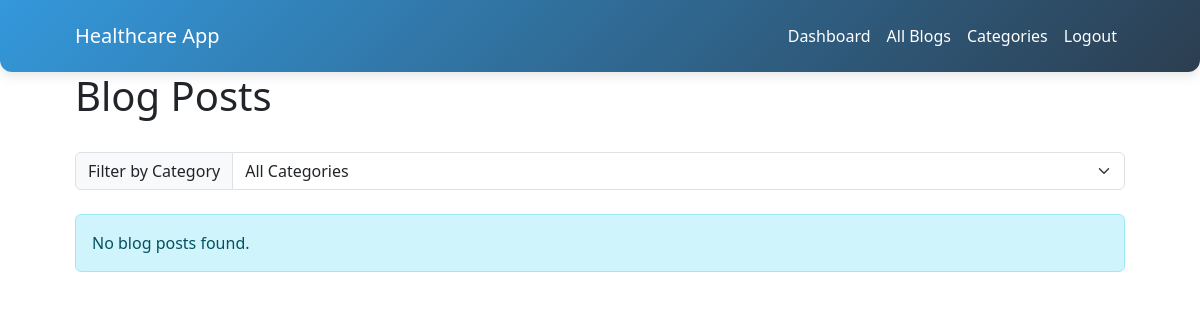
/blog/list/ (signed in), run on an earlier commit of the app's database.
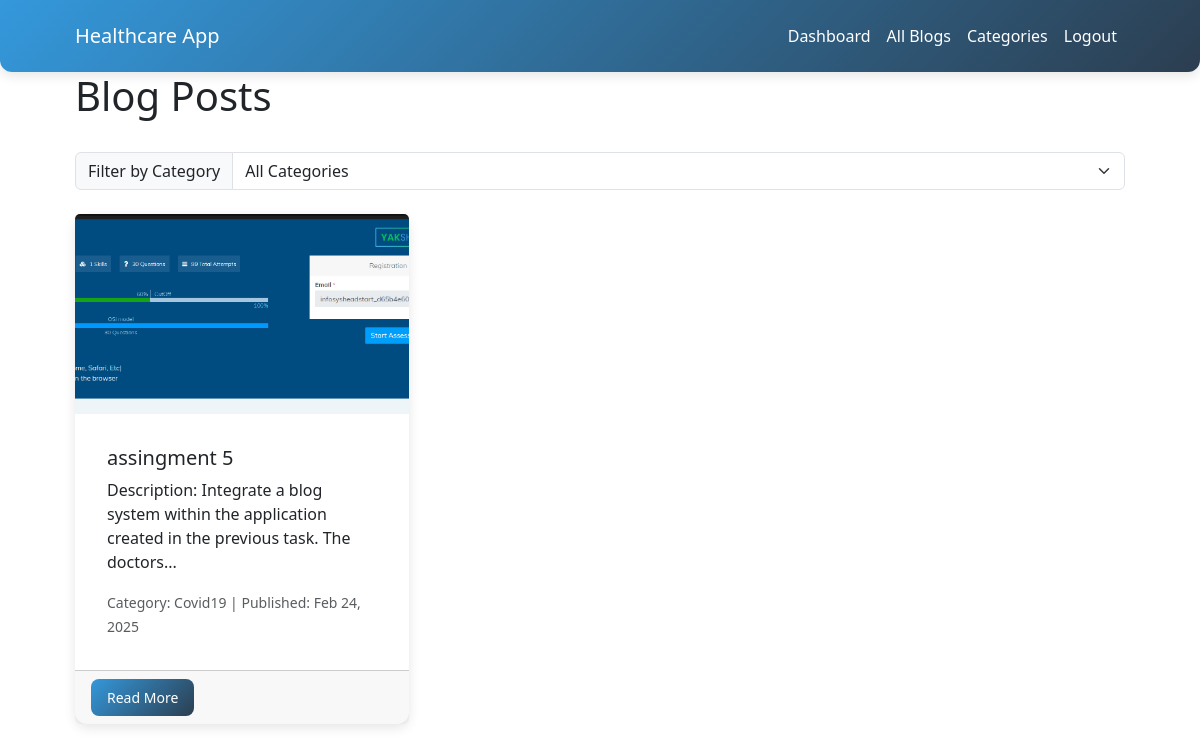
And on a later commit of the database.
### blog/models.py (models this page shows, shortened)
class BlogPost(models.Model):
    title = models.CharField(max_length=200)
    image = models.ImageField(upload_to='blog_images/')
    category = models.ForeignKey(Category, on_delete=models.CASCADE)
    summary = models.TextField()
    content = models.TextField()
    author = models.ForeignKey(CustomUser, on_delete=models.CASCADE)
    created_at = models.DateTimeField(auto_now_add=True)
    updated_at = models.DateTimeField(auto_now=True)
    is_draft = models.BooleanField(default=False)
    def truncated_summary(self):
        words = self.summary.split()
        if len(words) <= 15:
            return self.summary
        return ' '.join(words[:15]) + '...'

class Category(models.Model):
    name = models.CharField(max_length=100)
    class Meta:
        verbose_name_plural = "Categories"

### blog/views.py (the view)
# urls.py: path('list/', views.blog_list, name='blog_list'),
@login_required
def blog_list(request):
    if request.user.user_type == 'doctor':
        return redirect('my_blog_posts')
    categories = Category.objects.all()
    selected_category = request.GET.get('category')
    if selected_category:
        try:
            selected_category = int(selected_category)
            posts = BlogPost.objects.filter(
                category_id=selected_category,
                is_draft=False
            ).order_by('-created_at')
        except ValueError:
            posts = BlogPost.objects.filter(is_draft=False).order_by('-created_at')
    else:
        posts = BlogPost.objects.filter(is_draft=False).order_by('-created_at')
    return render(request, 'blog/blog_list.html', {
        'posts': posts,
        'categories': categories,
        'selected_category': selected_category
    })

### blog/templates/blog/blog_list.html (shortened to what this page needs)
{% extends 'blog/base.html' %}
{% block content %}
<div class="row mb-4">
    <div class="col-md-12">
        <h1>Blog Posts</h1>
    </div>
</div>
<div class="row mb-4">
    <div class="col-md-12">
        <form method="get" class="form-inline">
            <div class="input-group">
                <span class="input-group-text">Filter by Category</span>
                <select name="category" class="form-select" onchange="this.form.submit()">
                    <option value="">All Categories</option>
                </select>
            </div>
        </form>
    </div>
</div>
<div class="row">
    {% if posts %}
        {% for post in posts %}
            <div class="col-md-4 mb-4">
                <div class="card h-100">
                    {% if post.image %}
                        <img src="{{ post.image.url }}" class="card-img-top" alt="{{ post.title }}" style="height: 200px; object-fit: cover;">
                    {% endif %}
                    <div class="card-body">
                        <h5 class="card-title">{{ post.title }}</h5>
                        <p class="card-text">{{ post.truncated_summary }}</p>
                        <p class="card-text">
                            <small class="text-muted">
                                Category: {{ post.category.name }} |
                                Published: {{ post.created_at|date:"M d, Y" }}
                            </small>
                        </p>
                    </div>
                    <div class="card-footer">
                        <a href="{% url 'view_blog_post' post.id %}" class="btn btn-primary">Read More</a>
                    </div>
                </div>
            </div>
        {% endfor %}
    {% else %}
        <div class="col-md-12">
            <div class="alert alert-info">
                No blog posts found.
            </div>
        </div>
    {% endif %}
</div>
{% endblock %}

What changed in the data, as far as the page shows it:
added BlogPost: image (picture), title "assingment 5", truncated_summary "Description: Integrate a blog system within the application created in the previous task. The doctors...", category.name "Covid19", created_at "Feb 24, 2025"
Also different on the page:
text no longer shown: "No blog posts found."
